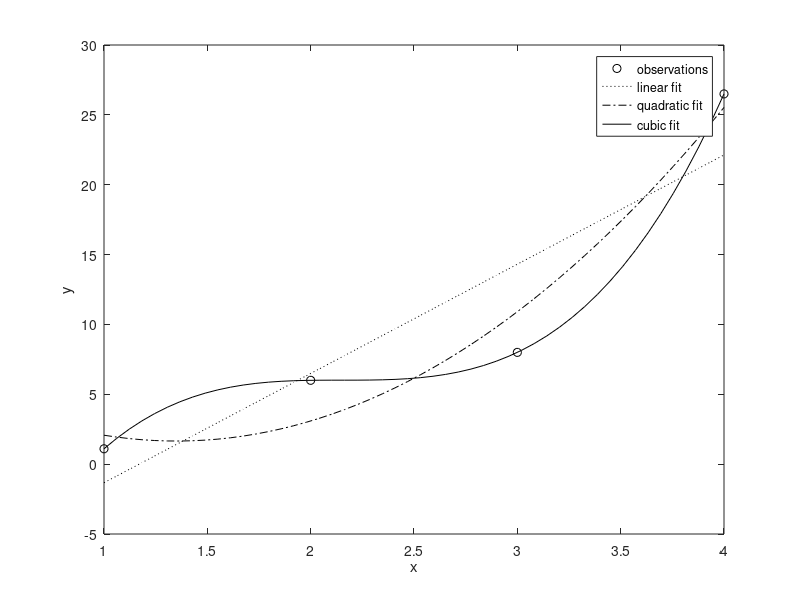

Write the MATLAB code that produced this figure.
% basic ls poly fits

xdata = [1 2 3 4]';
ydata = [1.1 6 8 26.5]';

I4 = zeros([4 4]);
I4(1)=1;
I4(6)=1;
I4(11)=1;
I4(16)=1;

% linear fit

x1 = [ xdata'; ones(size(xdata))']';
x1x1=x1'*x1;
x1inv=x1x1^(-1);
h1 = x1inv*x1'*ydata;
px1=x1*x1inv*x1';
e1=(I4-px1)*ydata;
mse1=.25.*e1'*e1;

% quadratic fit

x2 = [(xdata.^2)'; xdata'; ones(size(xdata))']';
x2x2=x2'*x2;
x2inv=x2x2^(-1);
h2 = x2inv*x2'*ydata;
px2=x2*x2inv*x2';
e2=(I4-px2)*ydata;
mse2=.25.*e2'*e2;

% cubic fit
x3 = [(xdata.^3)'; (xdata.^2)'; xdata'; ones(size(xdata))']';
x3x3=x3'*x3;
x3inv=x3x3^(-1);
h3 = x3inv*x3'*ydata;
px3=x3*x3inv*x3';
e3=(I4-px3)*ydata;
mse3=.25.*e3'*e3;

% plot data for curves

xp=linspace(xdata(1),xdata(4),50)';
xp1 = [xp'; ones(size(xp))']';
xp2 = [(xp.^2)'; xp'; ones(size(xp))']';
xp3 = [(xp.^3)'; (xp.^2)'; xp'; ones(size(xp))']';

y1=xp1*h1;
y2=xp2*h2;
y3=xp3*h3;

figure(1);

plot(xdata,ydata,'ko');
hold on;
plot(xp,y1,'k:');
plot(xp,y2,'k-.');
plot(xp,y3,'k');

hold off;
legend('observations','linear fit','quadratic fit','cubic fit');
xlabel('x');
ylabel('y');
